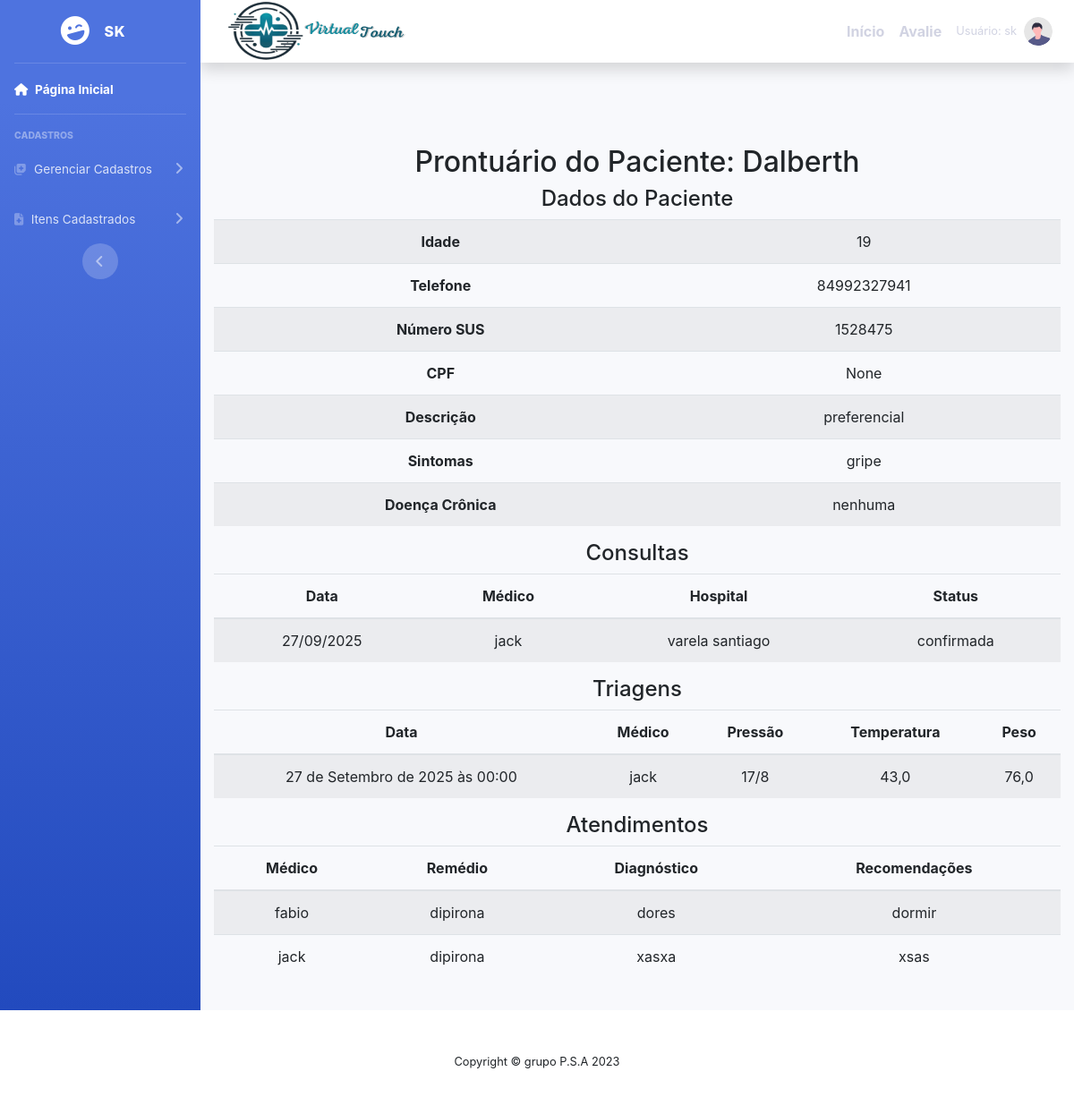
Page /prontuario/2/ (signed in) on the earlier database version.
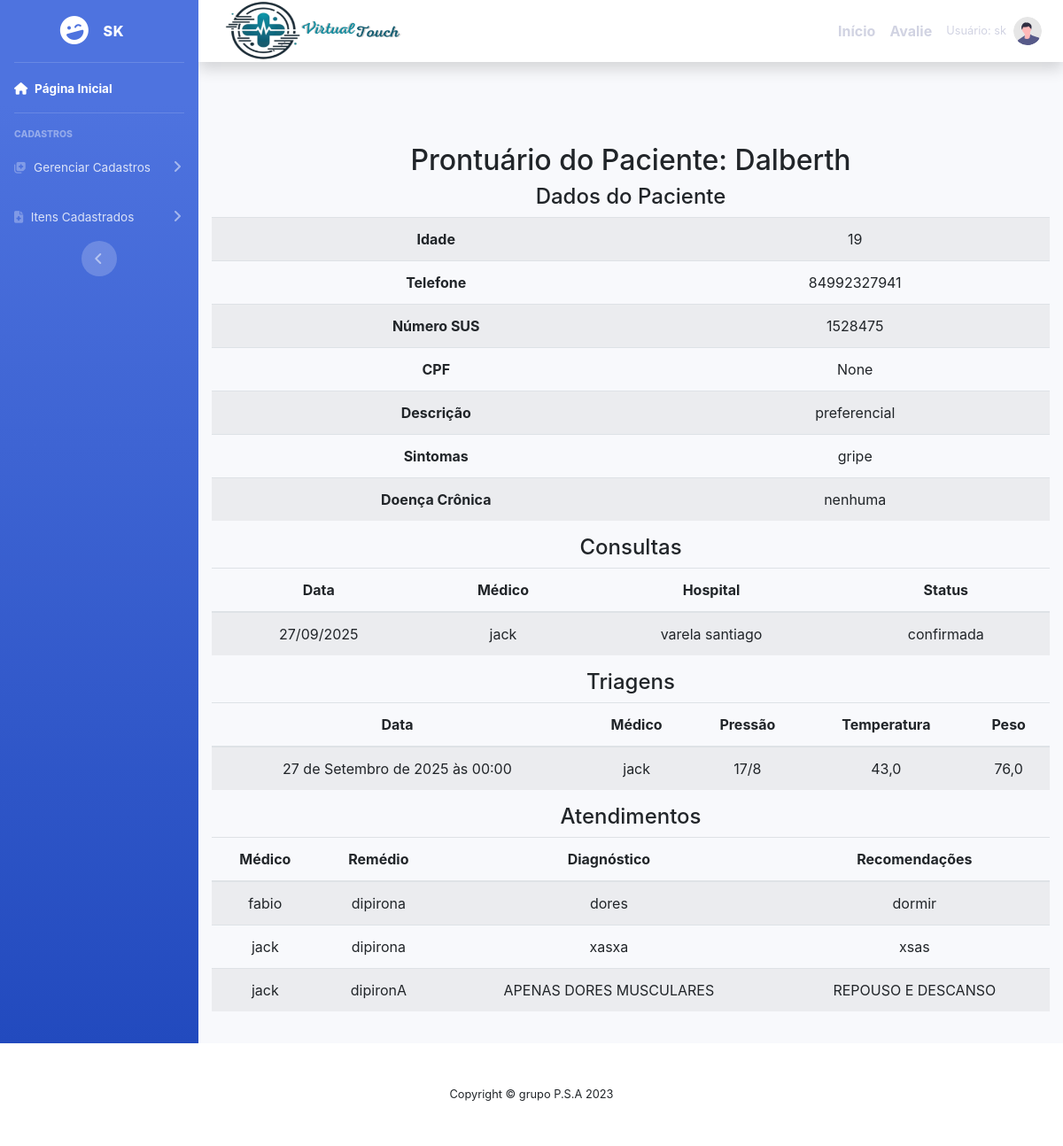
Same page on the later database version.
### cadastros/models.py (models this page shows, shortened)
class Consulta(models.Model):
    usuario  = models.ForeignKey(User, on_delete=models.PROTECT)
    nome ="consulta"
    paciente = models.ForeignKey(Paciente,on_delete = models.PROTECT)
    data = models.CharField (verbose_name='data', max_length = 10)
    medico = models.ForeignKey (Medico, on_delete=models.PROTECT)
    hospital = models.ForeignKey(Hospital, on_delete=models.PROTECT)
    status = models.CharField( verbose_name ='status' ,max_length=20,  null =True ,blank = True )

class Medico(models.Model):
    usuario  = models.ForeignKey(User, on_delete=models.PROTECT)
    numero = models.IntegerField(verbose_name="Número de telefone")
    nome = models.CharField(max_length=50, verbose_name=" nome")
    cpf = models.CharField(max_length = 11 ,verbose_name=" cpf ")
    especificacao = models.CharField(max_length=150)
    hospital = models.ForeignKey(Hospital, on_delete=models.PROTECT)

class Hospital(models.Model):
    usuario = models.ForeignKey(User, on_delete=models.PROTECT)
    nome = models.CharField(max_length=50)
    descricao = models.CharField(max_length=150,
        verbose_name="descricao")

class Triagem(models.Model):
    usuario = models.ForeignKey(User, on_delete=models.PROTECT)
    paciente = models.ForeignKey(Paciente, on_delete=models.PROTECT)
    data = models.DateTimeField(verbose_name='data')  # Change to DateTimeField for datetime input
    medico = models.ForeignKey(Medico, on_delete=models.PROTECT)
    hospital = models.ForeignKey(Hospital, on_delete=models.PROTECT)
    horario = models.TimeField(verbose_name="horario", default='09:00:00')  # Set default time
    pressao = models.CharField(verbose_name='pressao', max_length=20)
    temperatura = models.FloatField(verbose_name='temperatura')
    peso = models.FloatField(verbose_name='peso_corporal')
    glicose = models.CharField(verbose_name='glicose', max_length=6, null=True, blank=True)

class Atendimento(models.Model):
    paciente = models.ForeignKey(Paciente, on_delete=models.PROTECT)
    medico = models.ForeignKey(Medico, on_delete=models.PROTECT)
    usuario = models.ForeignKey(User, on_delete=models.PROTECT)
    remedio = models.CharField(verbose_name ='remedio' ,max_length=255)
    diagnostico = models.TextField(verbose_name='diagnostico' , max_length=255)
    recomendacoes = models.TextField(verbose_name = 'recomendacoes', max_length=255 ,null=True, blank=True)

### cadastros/views.py (the view)
# urls.py: path('prontuario/<int:paciente_id>/', prontuario_view, name='prontuario'),
def prontuario_view(request, paciente_id):
    try:
        paciente = Paciente.objects.get(id=paciente_id)
    except Paciente.DoesNotExist:
        raise Http404("Paciente não encontrado")
    consultas = Consulta.objects.filter(paciente=paciente)
    triagens = Triagem.objects.filter(paciente=paciente)
    atendimentos = Atendimento.objects.filter(paciente=paciente)
    context = {
        'paciente': paciente,
        'consultas': consultas,
        'triagens': triagens,
        'atendimentos': atendimentos,
    }
    return render(request, 'prontuario.html', context)

### paginas/templates/prontuario.html (shortened to what this page needs)
{% extends 'modelo.html' %}
{% load static %}
{% block conteudo %}
    <div class="container mt-5">
        <h2>Prontuário do Paciente: {{ paciente.nome }}</h2>
        <h4>Dados do Paciente</h4>
        <table class="table table-striped">
            <tbody>
                <tr>
                    <th>Idade</th>
                    <td>{{ paciente.idade }}</td>
                </tr>
                <tr>
                    <th>Telefone</th>
                    <td>{{ paciente.telefone }}</td>
                </tr>
                <tr>
                    <th>Número SUS</th>
                    <td>{{ paciente.numero_sus }}</td>
                </tr>
                <tr>
                    <th>CPF</th>
                    <td>{{ paciente.cpf }}</td>
                </tr>
                <tr>
                    <th>Descrição</th>
                    <td>{{ paciente.descricao }}</td>
                </tr>
                <tr>
                    <th>Sintomas</th>
                    <td>{{ paciente.sintomas }}</td>
                </tr>
                <tr>
                    <th>Doença Crônica</th>
                    <td>{{ paciente.doença_cronica }}</td>
                </tr>
            </tbody>
        </table>
        <h4>Consultas</h4>
        <table class="table table-striped">
            <thead>
                <tr>
                    <th>Data</th>
                    <th>Médico</th>
                    <th>Hospital</th>
                    <th>Status</th>
                </tr>
            </thead>
            <tbody>
                {% for consulta in consultas %}
                <tr>
                    <td>{{ consulta.data }}</td>
                    <td>{{ consulta.medico.nome }}</td>
                    <td>{{ consulta.hospital.nome }}</td>
                    <td>{{ consulta.status }}</td>
                </tr>
                {% empty %}
                <tr>
                    <td colspan="4">Nenhuma consulta registrada.</td>
                </tr>
                {% endfor %}
            </tbody>
        </table>
        <h4>Triagens</h4>
        <table class="table table-striped">
            <thead>
                <tr>
                    <th>Data</th>
                    <th>Médico</th>
                    <th>Pressão</th>
                    <th>Temperatura</th>
                    <th>Peso</th>
                </tr>
            </thead>
            <tbody>
                {% for triagem in triagens %}
                <tr>
                    <td>{{ triagem.data }}</td>
                    <td>{{ triagem.medico.nome }}</td>
                    <td>{{ triagem.pressao }}</td>
                    <td>{{ triagem.temperatura }}</td>
                    <td>{{ triagem.peso }}</td>
                </tr>
                {% empty %}
                <tr>
                    <td colspan="5">Nenhuma triagem registrada.</td>
                </tr>
                {% endfor %}
            </tbody>
        </table>
        <h4>Atendimentos</h4>
        <table class="table table-striped">
            <thead>
                <tr>
                    <th>Médico</th>
                    <th>Remédio</th>
                    <th>Diagnóstico</th>
                    <th>Recomendações</th>
                </tr>
            </thead>
            <tbody>
                {% for atendimento in atendimentos %}
                <tr>
                    <td>{{ atendimento.medico.nome }}</td>
                    <td>{{ atendimento.remedio }}</td>
                    <td>{{ atendimento.diagnostico }}</td>
                    <td>{{ atendimento.recomendacoes }}</td>
                </tr>
                {% empty %}
                <tr>
                    <td colspan="4">Nenhum atendimento registrado.</td>
                </tr>
                {% endfor %}
            </tbody>
        </table>
    </div>
{% endblock %}

Differences in the rows shown:
added Atendimento: medico.nome "jack", remedio "dipironA", diagnostico "APENAS DORES MUSCULARES", recomendacoes "REPOUSO E DESCANSO"
